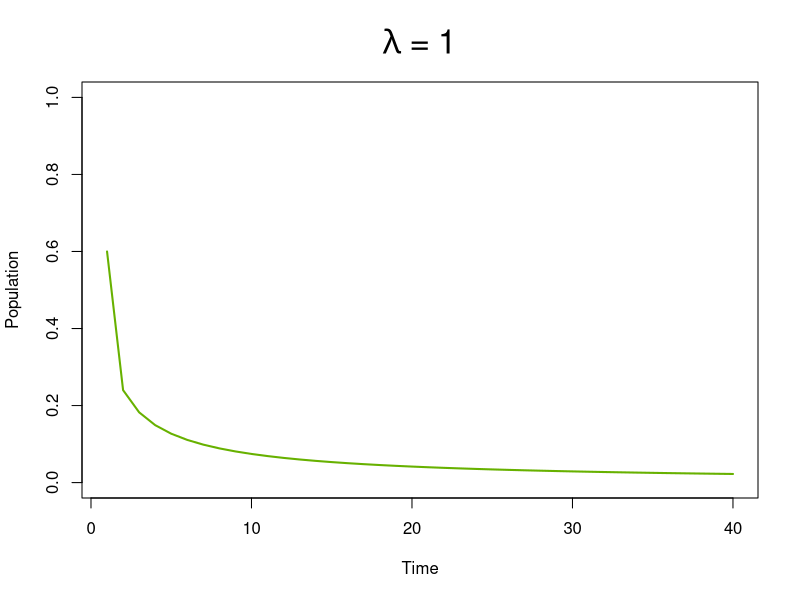
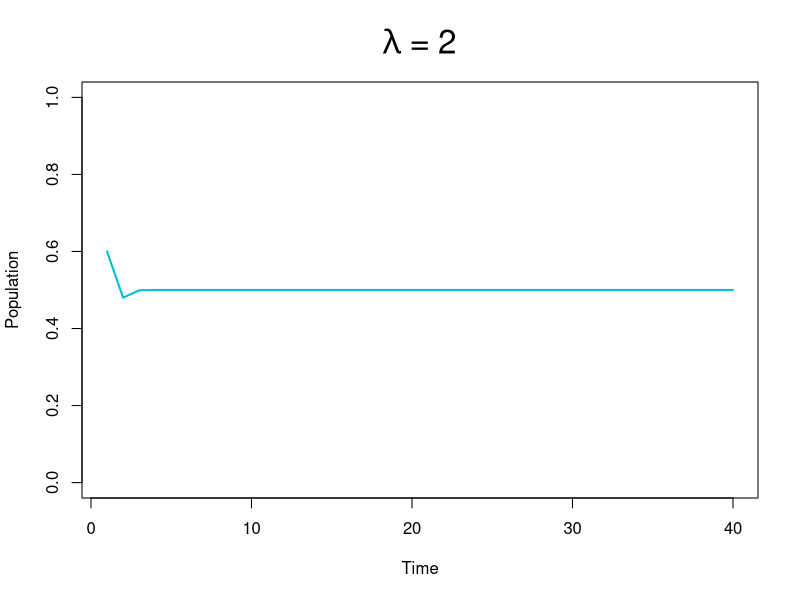
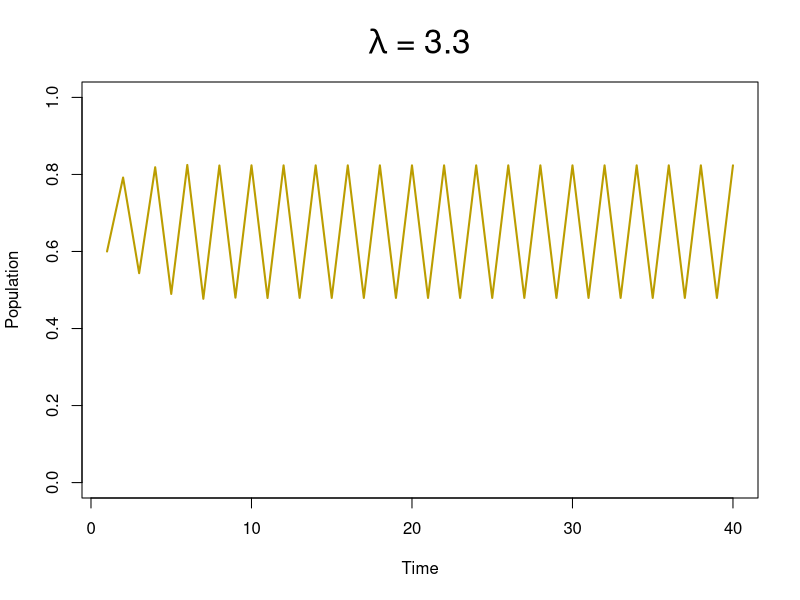
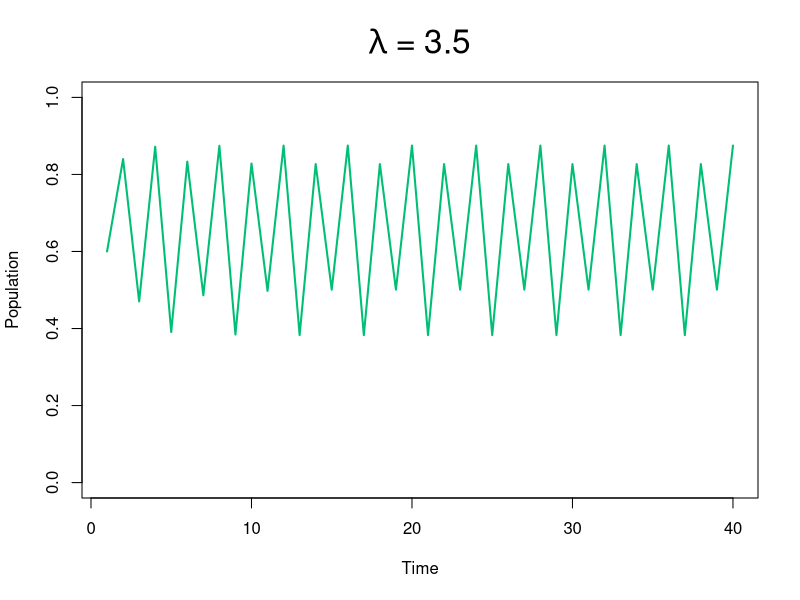
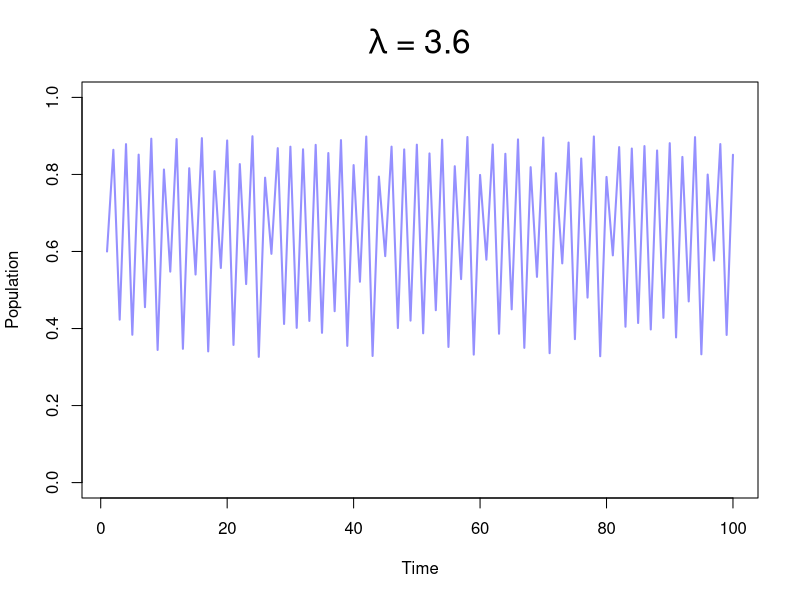
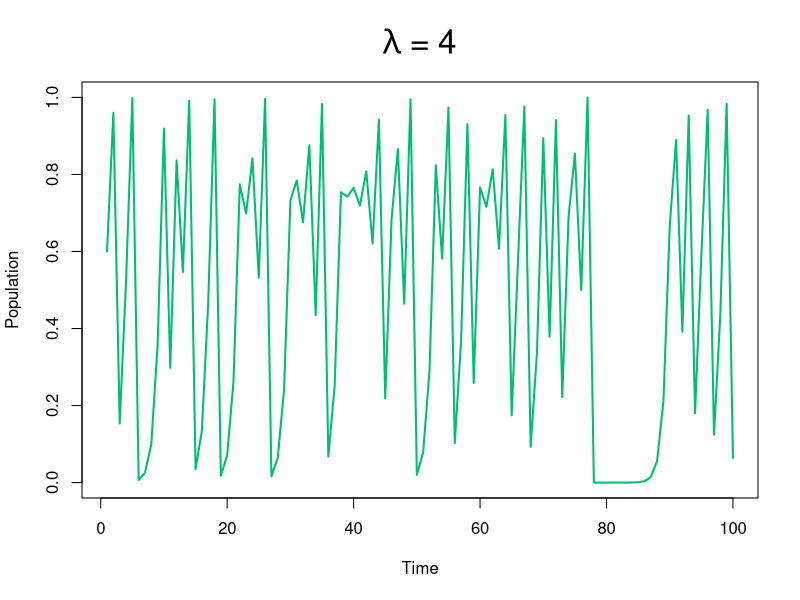
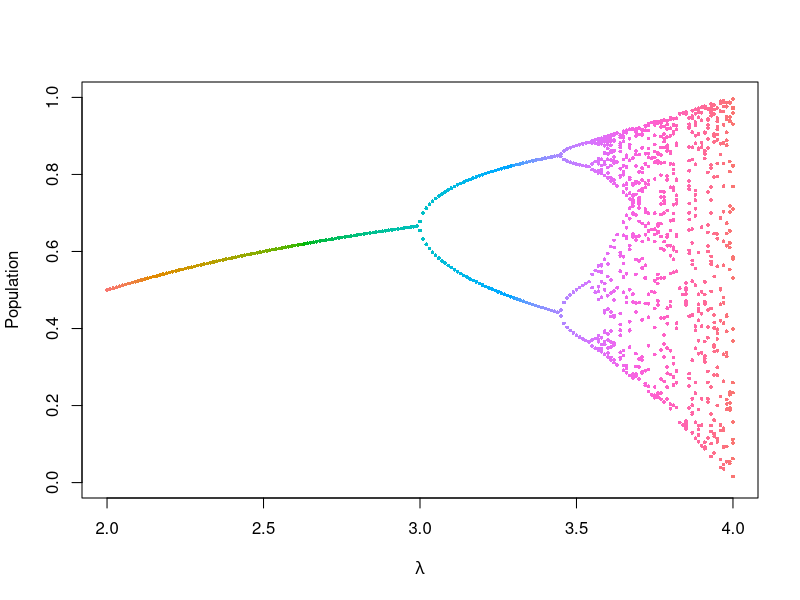
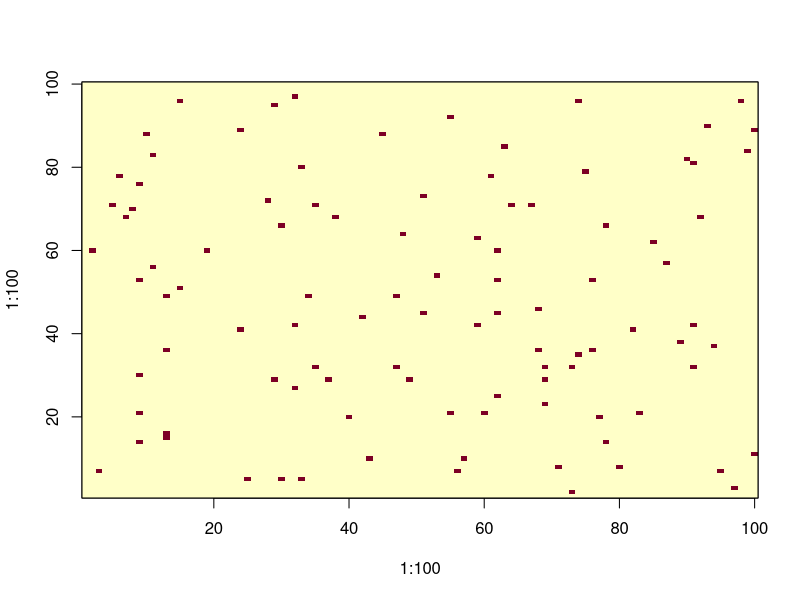

The R script that drew these images, in order:
# Chapter 23 - Simulation Models
library(scales)

plot_dir <- "Plots/"

# Density-dependent processes: Try different lambda
# This is Bifurcation process :)
quad_fn <- function(x1, lambda, n) {
  x <- numeric(n)
  x[1] <- x1
  
  for (t in 2:n) {
    x[t] <- lambda * x[t-1] * (1 - x[t - 1])
  }
  
  plot(1:n, x, 
       type = "l", 
       ylim = c(0, 1),
       xlab = "Time",
       ylab = "Population",
       main = substitute(paste(lambda, " = ", a), list(a = lambda)),
       cex.main =2,
       lwd = 2,
       col = hue_pal()(100)[sample(1:100, 1)])
}

pdf(paste0(plot_dir, "Density_Dependent_Processes.pdf"), width = 6, height = 4)
# lambda = 1: population collapse (extinction)
quad_fn(0.6, 1, 40)
# No change after initial drop: Stable Point Equilibrium
quad_fn(0.6, 2, 40)
# Two-Point Cycles
quad_fn(0.6, 3.3, 40)
# 4-Point Cycles
quad_fn(0.6, 3.5, 40)
# Critical Value at lambda = 3.6
quad_fn(0.6, 3.6, 100)
# Chaotic Behavior
quad_fn(0.6, 4, 100)

dev.off()

# Function to investigate the route to chaos
chaos_fn <- function(x1, lambda, n1, n2) {
  x <- numeric(n2)
  x[1] <- x1
  
  for (t in 2:n2) {
    x[t] <- lambda * x[t-1] * (1 - x[t - 1])
  }
  
  x[n1:n2]
}

pdf(paste0(plot_dir, "Bifurcation_Process.pdf"), width = 6, height = 4)
plot(c(2,4), c(0,1), 
     type="n", 
     xlab = substitute(paste(lambda)),
     ylab = "Population")

for (i in seq (2, 4, 0.01)) {
  outs <- chaos_fn(0.6, i, 380, 400)
  points(rep(i, length(outs)), outs, col = hue_pal()(201)[i * 100 - 199], 
         pch=16, cex = 0.5)
}
dev.off()

################################################################################
# Spatial Simulation Models
## Set parameters that will keep the simulation running
m <- 0.15
e <- 0.1
s <- (1 - e)

N <- matrix(rep(0, 10000), nrow = 100)
xs <- sample(1:100, replace = TRUE)
ys <- sample(1:100, replace = TRUE)

# Randomly pick 100 patches out of 10000 and populate them
for (i in 1:100){
  N[xs[i], ys[i]] <- 1
}

pdf(paste0(plot_dir, "Meta_population_dynamics.pdf"), width = 6, height = 6)
image(1:100, 1:100, N)
box(col = "black")
dev.off()

# Run a simulation over 1000 generations
for (t in 1:1000) {
  S <- matrix(runif(10000), nrow = 100)
  # If S > s -> die, else survive
  N <- N * (S < s)
  # migration
  im <- floor(sum(N * m))
  placed <- matrix(sample(c(rep (1, im), rep(0, 10000 - im))), nrow = 100)
  N <- N + placed
  N <- apply(N, 2, function(x) ifelse(x > 1, 1, x))
}

pdf(paste0(plot_dir, "Meta_population_1000_Gens.pdf"), width = 6, height = 6)
image(1:100, 1:100, N)
box(col = "black")
dev.off()

# Proportion of occupancy: ~ 0.3
sum(N)/length(N)
